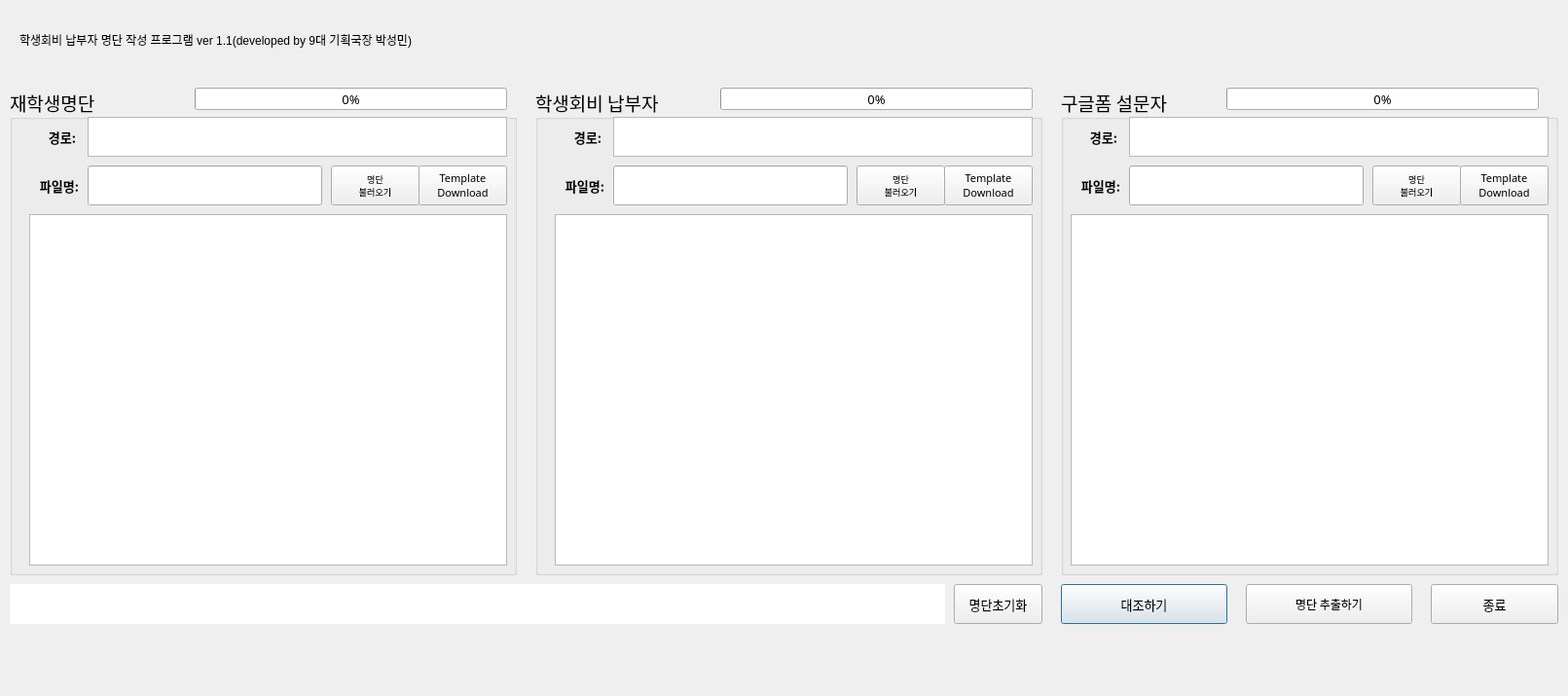
<?xml version="1.0" encoding="UTF-8"?>
<ui version="4.0">
 <class>Dialog</class>
 <widget class="QDialog" name="Dialog">
  <property name="geometry">
   <rect>
    <x>0</x>
    <y>0</y>
    <width>1611</width>
    <height>715</height>
   </rect>
  </property>
  <property name="sizePolicy">
   <sizepolicy hsizetype="Expanding" vsizetype="Expanding">
    <horstretch>0</horstretch>
    <verstretch>0</verstretch>
   </sizepolicy>
  </property>
  <property name="windowTitle">
   <string>학생회비 납부자 명단 작성프로그램 ver 1.0</string>
  </property>
  <property name="windowIcon">
   <iconset>
    <normaloff>:/icon/appIcon.ico</normaloff>:/icon/appIcon.ico</iconset>
  </property>
  <property name="sizeGripEnabled">
   <bool>false</bool>
  </property>
  <property name="modal">
   <bool>false</bool>
  </property>
  <widget class="QPushButton" name="compareList">
   <property name="geometry">
    <rect>
     <x>1090</x>
     <y>600</y>
     <width>171</width>
     <height>41</height>
    </rect>
   </property>
   <property name="sizePolicy">
    <sizepolicy hsizetype="Expanding" vsizetype="Expanding">
     <horstretch>0</horstretch>
     <verstretch>0</verstretch>
    </sizepolicy>
   </property>
   <property name="font">
    <font>
     <family>맑은 고딕</family>
     <pointsize>10</pointsize>
     <weight>50</weight>
     <bold>false</bold>
    </font>
   </property>
   <property name="text">
    <string>대조하기</string>
   </property>
  </widget>
  <widget class="QLabel" name="surveyFilepath">
   <property name="geometry">
    <rect>
     <x>1100</x>
     <y>120</y>
     <width>51</width>
     <height>41</height>
    </rect>
   </property>
   <property name="sizePolicy">
    <sizepolicy hsizetype="Expanding" vsizetype="Expanding">
     <horstretch>0</horstretch>
     <verstretch>0</verstretch>
    </sizepolicy>
   </property>
   <property name="font">
    <font>
     <family>맑은 고딕</family>
     <pointsize>10</pointsize>
     <weight>75</weight>
     <bold>true</bold>
    </font>
   </property>
   <property name="text">
    <string>경로: </string>
   </property>
   <property name="alignment">
    <set>Qt::AlignRight|Qt::AlignTrailing|Qt::AlignVCenter</set>
   </property>
  </widget>
  <widget class="QGroupBox" name="paidGroupBox">
   <property name="geometry">
    <rect>
     <x>550</x>
     <y>90</y>
     <width>521</width>
     <height>501</height>
    </rect>
   </property>
   <property name="sizePolicy">
    <sizepolicy hsizetype="Expanding" vsizetype="Expanding">
     <horstretch>0</horstretch>
     <verstretch>0</verstretch>
    </sizepolicy>
   </property>
   <property name="font">
    <font>
     <family>맑은 고딕</family>
     <pointsize>14</pointsize>
     <weight>50</weight>
     <bold>false</bold>
    </font>
   </property>
   <property name="title">
    <string>학생회비 납부자</string>
   </property>
   <widget class="QTableWidget" name="paidTable">
    <property name="geometry">
     <rect>
      <x>20</x>
      <y>130</y>
      <width>491</width>
      <height>361</height>
     </rect>
    </property>
    <property name="sizePolicy">
     <sizepolicy hsizetype="Expanding" vsizetype="Expanding">
      <horstretch>0</horstretch>
      <verstretch>0</verstretch>
     </sizepolicy>
    </property>
    <property name="font">
     <font>
      <family>맑은 고딕</family>
      <pointsize>12</pointsize>
      <weight>50</weight>
      <bold>false</bold>
     </font>
    </property>
   </widget>
   <widget class="QLabel" name="paidFilepath">
    <property name="geometry">
     <rect>
      <x>10</x>
      <y>30</y>
      <width>61</width>
      <height>41</height>
     </rect>
    </property>
    <property name="sizePolicy">
     <sizepolicy hsizetype="Expanding" vsizetype="Expanding">
      <horstretch>0</horstretch>
      <verstretch>0</verstretch>
     </sizepolicy>
    </property>
    <property name="font">
     <font>
      <family>맑은 고딕</family>
      <pointsize>10</pointsize>
      <weight>75</weight>
      <bold>true</bold>
     </font>
    </property>
    <property name="text">
     <string>경로: </string>
    </property>
    <property name="alignment">
     <set>Qt::AlignRight|Qt::AlignTrailing|Qt::AlignVCenter</set>
    </property>
   </widget>
   <widget class="QPushButton" name="loadpaidList">
    <property name="geometry">
     <rect>
      <x>330</x>
      <y>80</y>
      <width>91</width>
      <height>41</height>
     </rect>
    </property>
    <property name="sizePolicy">
     <sizepolicy hsizetype="Expanding" vsizetype="Expanding">
      <horstretch>0</horstretch>
      <verstretch>0</verstretch>
     </sizepolicy>
    </property>
    <property name="font">
     <font>
      <family>맑은 고딕</family>
      <pointsize>7</pointsize>
      <weight>50</weight>
      <bold>false</bold>
     </font>
    </property>
    <property name="text">
     <string>명단
불러오기</string>
    </property>
   </widget>
   <widget class="QLabel" name="paidFilename">
    <property name="geometry">
     <rect>
      <x>0</x>
      <y>80</y>
      <width>71</width>
      <height>41</height>
     </rect>
    </property>
    <property name="sizePolicy">
     <sizepolicy hsizetype="Expanding" vsizetype="Expanding">
      <horstretch>0</horstretch>
      <verstretch>0</verstretch>
     </sizepolicy>
    </property>
    <property name="font">
     <font>
      <family>맑은 고딕</family>
      <pointsize>10</pointsize>
      <weight>75</weight>
      <bold>true</bold>
     </font>
    </property>
    <property name="text">
     <string>파일명:</string>
    </property>
    <property name="alignment">
     <set>Qt::AlignRight|Qt::AlignTrailing|Qt::AlignVCenter</set>
    </property>
   </widget>
   <widget class="QLineEdit" name="paidfileName">
    <property name="geometry">
     <rect>
      <x>80</x>
      <y>80</y>
      <width>241</width>
      <height>41</height>
     </rect>
    </property>
    <property name="sizePolicy">
     <sizepolicy hsizetype="Expanding" vsizetype="Expanding">
      <horstretch>0</horstretch>
      <verstretch>0</verstretch>
     </sizepolicy>
    </property>
    <property name="font">
     <font>
      <family>맑은 고딕</family>
      <pointsize>10</pointsize>
      <weight>50</weight>
      <bold>false</bold>
     </font>
    </property>
    <property name="autoFillBackground">
     <bool>false</bool>
    </property>
    <property name="text">
     <string/>
    </property>
    <property name="readOnly">
     <bool>true</bool>
    </property>
   </widget>
   <widget class="QPlainTextEdit" name="paidAddress">
    <property name="enabled">
     <bool>true</bool>
    </property>
    <property name="geometry">
     <rect>
      <x>80</x>
      <y>30</y>
      <width>431</width>
      <height>41</height>
     </rect>
    </property>
    <property name="sizePolicy">
     <sizepolicy hsizetype="Expanding" vsizetype="Expanding">
      <horstretch>0</horstretch>
      <verstretch>0</verstretch>
     </sizepolicy>
    </property>
    <property name="font">
     <font>
      <family>맑은 고딕</family>
      <pointsize>10</pointsize>
      <weight>50</weight>
      <bold>false</bold>
     </font>
    </property>
    <property name="readOnly">
     <bool>true</bool>
    </property>
   </widget>
   <widget class="QPushButton" name="paidTemplate">
    <property name="geometry">
     <rect>
      <x>420</x>
      <y>80</y>
      <width>91</width>
      <height>41</height>
     </rect>
    </property>
    <property name="sizePolicy">
     <sizepolicy hsizetype="Expanding" vsizetype="Expanding">
      <horstretch>0</horstretch>
      <verstretch>0</verstretch>
     </sizepolicy>
    </property>
    <property name="font">
     <font>
      <family>맑은 고딕</family>
      <pointsize>8</pointsize>
      <weight>50</weight>
      <bold>false</bold>
     </font>
    </property>
    <property name="toolTip">
     <string/>
    </property>
    <property name="toolTipDuration">
     <number>-1</number>
    </property>
    <property name="text">
     <string>Template
Download</string>
    </property>
   </widget>
   <widget class="QProgressBar" name="paidPBar">
    <property name="geometry">
     <rect>
      <x>190</x>
      <y>0</y>
      <width>321</width>
      <height>23</height>
     </rect>
    </property>
    <property name="sizePolicy">
     <sizepolicy hsizetype="Expanding" vsizetype="Expanding">
      <horstretch>0</horstretch>
      <verstretch>0</verstretch>
     </sizepolicy>
    </property>
    <property name="font">
     <font>
      <family>맑은 고딕</family>
      <pointsize>10</pointsize>
      <weight>50</weight>
      <bold>false</bold>
     </font>
    </property>
    <property name="value">
     <number>0</number>
    </property>
    <property name="format">
     <string>%p%</string>
    </property>
   </widget>
  </widget>
  <widget class="QGroupBox" name="surveyGroupBox">
   <property name="geometry">
    <rect>
     <x>1090</x>
     <y>90</y>
     <width>511</width>
     <height>501</height>
    </rect>
   </property>
   <property name="sizePolicy">
    <sizepolicy hsizetype="Expanding" vsizetype="Expanding">
     <horstretch>0</horstretch>
     <verstretch>0</verstretch>
    </sizepolicy>
   </property>
   <property name="font">
    <font>
     <family>맑은 고딕</family>
     <pointsize>14</pointsize>
     <weight>50</weight>
     <bold>false</bold>
    </font>
   </property>
   <property name="title">
    <string>구글폼 설문자</string>
   </property>
   <widget class="QPushButton" name="loadsurveyList">
    <property name="geometry">
     <rect>
      <x>320</x>
      <y>80</y>
      <width>91</width>
      <height>41</height>
     </rect>
    </property>
    <property name="sizePolicy">
     <sizepolicy hsizetype="Expanding" vsizetype="Expanding">
      <horstretch>0</horstretch>
      <verstretch>0</verstretch>
     </sizepolicy>
    </property>
    <property name="font">
     <font>
      <family>맑은 고딕</family>
      <pointsize>7</pointsize>
      <weight>50</weight>
      <bold>false</bold>
     </font>
    </property>
    <property name="text">
     <string>명단
불러오기</string>
    </property>
   </widget>
   <widget class="QLabel" name="surveyFilename">
    <property name="geometry">
     <rect>
      <x>0</x>
      <y>80</y>
      <width>61</width>
      <height>41</height>
     </rect>
    </property>
    <property name="sizePolicy">
     <sizepolicy hsizetype="Expanding" vsizetype="Expanding">
      <horstretch>0</horstretch>
      <verstretch>0</verstretch>
     </sizepolicy>
    </property>
    <property name="font">
     <font>
      <family>맑은 고딕</family>
      <pointsize>10</pointsize>
      <weight>75</weight>
      <bold>true</bold>
     </font>
    </property>
    <property name="text">
     <string>파일명:</string>
    </property>
    <property name="alignment">
     <set>Qt::AlignRight|Qt::AlignTrailing|Qt::AlignVCenter</set>
    </property>
   </widget>
   <widget class="QTableWidget" name="surveyTable">
    <property name="geometry">
     <rect>
      <x>10</x>
      <y>130</y>
      <width>491</width>
      <height>361</height>
     </rect>
    </property>
    <property name="sizePolicy">
     <sizepolicy hsizetype="Expanding" vsizetype="Expanding">
      <horstretch>0</horstretch>
      <verstretch>0</verstretch>
     </sizepolicy>
    </property>
    <property name="font">
     <font>
      <family>맑은 고딕</family>
      <pointsize>12</pointsize>
      <weight>50</weight>
      <bold>false</bold>
     </font>
    </property>
   </widget>
   <widget class="QLineEdit" name="surveyfileName">
    <property name="geometry">
     <rect>
      <x>70</x>
      <y>80</y>
      <width>241</width>
      <height>41</height>
     </rect>
    </property>
    <property name="sizePolicy">
     <sizepolicy hsizetype="Expanding" vsizetype="Expanding">
      <horstretch>0</horstretch>
      <verstretch>0</verstretch>
     </sizepolicy>
    </property>
    <property name="font">
     <font>
      <family>맑은 고딕</family>
      <pointsize>10</pointsize>
      <weight>50</weight>
      <bold>false</bold>
     </font>
    </property>
    <property name="readOnly">
     <bool>true</bool>
    </property>
   </widget>
   <widget class="QPlainTextEdit" name="surveyAddress">
    <property name="enabled">
     <bool>true</bool>
    </property>
    <property name="geometry">
     <rect>
      <x>70</x>
      <y>30</y>
      <width>431</width>
      <height>41</height>
     </rect>
    </property>
    <property name="sizePolicy">
     <sizepolicy hsizetype="Expanding" vsizetype="Expanding">
      <horstretch>0</horstretch>
      <verstretch>0</verstretch>
     </sizepolicy>
    </property>
    <property name="font">
     <font>
      <family>맑은 고딕</family>
      <pointsize>10</pointsize>
      <weight>50</weight>
      <bold>false</bold>
     </font>
    </property>
    <property name="readOnly">
     <bool>true</bool>
    </property>
   </widget>
   <widget class="QPushButton" name="surveyTemplate">
    <property name="geometry">
     <rect>
      <x>410</x>
      <y>80</y>
      <width>91</width>
      <height>41</height>
     </rect>
    </property>
    <property name="sizePolicy">
     <sizepolicy hsizetype="Expanding" vsizetype="Expanding">
      <horstretch>0</horstretch>
      <verstretch>0</verstretch>
     </sizepolicy>
    </property>
    <property name="font">
     <font>
      <family>맑은 고딕</family>
      <pointsize>8</pointsize>
      <weight>50</weight>
      <bold>false</bold>
     </font>
    </property>
    <property name="text">
     <string>Template
Download</string>
    </property>
   </widget>
   <widget class="QProgressBar" name="surveyPBar">
    <property name="geometry">
     <rect>
      <x>170</x>
      <y>0</y>
      <width>321</width>
      <height>23</height>
     </rect>
    </property>
    <property name="sizePolicy">
     <sizepolicy hsizetype="Expanding" vsizetype="Expanding">
      <horstretch>0</horstretch>
      <verstretch>0</verstretch>
     </sizepolicy>
    </property>
    <property name="font">
     <font>
      <family>맑은 고딕</family>
      <pointsize>10</pointsize>
      <weight>50</weight>
      <bold>false</bold>
     </font>
    </property>
    <property name="value">
     <number>0</number>
    </property>
    <property name="format">
     <string>%p%</string>
    </property>
   </widget>
  </widget>
  <widget class="QPushButton" name="programExit">
   <property name="geometry">
    <rect>
     <x>1470</x>
     <y>600</y>
     <width>131</width>
     <height>41</height>
    </rect>
   </property>
   <property name="sizePolicy">
    <sizepolicy hsizetype="Expanding" vsizetype="Expanding">
     <horstretch>0</horstretch>
     <verstretch>0</verstretch>
    </sizepolicy>
   </property>
   <property name="font">
    <font>
     <family>맑은 고딕</family>
     <pointsize>10</pointsize>
     <weight>50</weight>
     <bold>false</bold>
    </font>
   </property>
   <property name="text">
    <string>종료</string>
   </property>
  </widget>
  <widget class="QSplitter" name="splitter">
   <property name="geometry">
    <rect>
     <x>0</x>
     <y>70</y>
     <width>0</width>
     <height>0</height>
    </rect>
   </property>
   <property name="sizePolicy">
    <sizepolicy hsizetype="Expanding" vsizetype="Expanding">
     <horstretch>0</horstretch>
     <verstretch>0</verstretch>
    </sizepolicy>
   </property>
   <property name="font">
    <font>
     <family>맑은 고딕</family>
     <weight>50</weight>
     <bold>false</bold>
    </font>
   </property>
   <property name="orientation">
    <enum>Qt::Horizontal</enum>
   </property>
  </widget>
  <widget class="QPushButton" name="printList">
   <property name="geometry">
    <rect>
     <x>1280</x>
     <y>600</y>
     <width>171</width>
     <height>41</height>
    </rect>
   </property>
   <property name="sizePolicy">
    <sizepolicy hsizetype="Expanding" vsizetype="Expanding">
     <horstretch>0</horstretch>
     <verstretch>0</verstretch>
    </sizepolicy>
   </property>
   <property name="font">
    <font>
     <family>맑은 고딕</family>
     <pointsize>9</pointsize>
     <weight>50</weight>
     <bold>false</bold>
    </font>
   </property>
   <property name="text">
    <string>명단 추출하기</string>
   </property>
  </widget>
  <widget class="QPlainTextEdit" name="txtOutputFileName">
   <property name="geometry">
    <rect>
     <x>10</x>
     <y>600</y>
     <width>961</width>
     <height>41</height>
    </rect>
   </property>
   <property name="sizePolicy">
    <sizepolicy hsizetype="Expanding" vsizetype="Expanding">
     <horstretch>0</horstretch>
     <verstretch>0</verstretch>
    </sizepolicy>
   </property>
   <property name="font">
    <font>
     <family>맑은 고딕</family>
     <pointsize>10</pointsize>
     <weight>50</weight>
     <bold>false</bold>
    </font>
   </property>
   <property name="frameShape">
    <enum>QFrame::NoFrame</enum>
   </property>
   <property name="frameShadow">
    <enum>QFrame::Plain</enum>
   </property>
   <property name="lineWidth">
    <number>0</number>
   </property>
   <property name="lineWrapMode">
    <enum>QPlainTextEdit::WidgetWidth</enum>
   </property>
   <property name="readOnly">
    <bool>true</bool>
   </property>
   <property name="plainText">
    <string/>
   </property>
   <property name="placeholderText">
    <string>추출경로</string>
   </property>
  </widget>
  <widget class="QPushButton" name="resetList">
   <property name="geometry">
    <rect>
     <x>980</x>
     <y>600</y>
     <width>91</width>
     <height>41</height>
    </rect>
   </property>
   <property name="sizePolicy">
    <sizepolicy hsizetype="Expanding" vsizetype="Expanding">
     <horstretch>0</horstretch>
     <verstretch>0</verstretch>
    </sizepolicy>
   </property>
   <property name="font">
    <font>
     <family>맑은 고딕</family>
     <pointsize>10</pointsize>
     <weight>50</weight>
     <bold>false</bold>
    </font>
   </property>
   <property name="text">
    <string>명단초기화</string>
   </property>
  </widget>
  <widget class="QGroupBox" name="studentGroupBox">
   <property name="geometry">
    <rect>
     <x>10</x>
     <y>90</y>
     <width>521</width>
     <height>501</height>
    </rect>
   </property>
   <property name="sizePolicy">
    <sizepolicy hsizetype="Expanding" vsizetype="Expanding">
     <horstretch>0</horstretch>
     <verstretch>0</verstretch>
    </sizepolicy>
   </property>
   <property name="font">
    <font>
     <family>맑은 고딕</family>
     <pointsize>14</pointsize>
     <weight>50</weight>
     <bold>false</bold>
    </font>
   </property>
   <property name="title">
    <string>재학생명단</string>
   </property>
   <widget class="QTableWidget" name="studentTable">
    <property name="geometry">
     <rect>
      <x>20</x>
      <y>130</y>
      <width>491</width>
      <height>361</height>
     </rect>
    </property>
    <property name="sizePolicy">
     <sizepolicy hsizetype="Expanding" vsizetype="Expanding">
      <horstretch>0</horstretch>
      <verstretch>0</verstretch>
     </sizepolicy>
    </property>
    <property name="font">
     <font>
      <family>맑은 고딕</family>
      <pointsize>12</pointsize>
      <weight>50</weight>
      <bold>false</bold>
     </font>
    </property>
   </widget>
   <widget class="QLabel" name="studentFilepath">
    <property name="geometry">
     <rect>
      <x>10</x>
      <y>30</y>
      <width>61</width>
      <height>41</height>
     </rect>
    </property>
    <property name="sizePolicy">
     <sizepolicy hsizetype="Expanding" vsizetype="Expanding">
      <horstretch>0</horstretch>
      <verstretch>0</verstretch>
     </sizepolicy>
    </property>
    <property name="font">
     <font>
      <family>맑은 고딕</family>
      <pointsize>10</pointsize>
      <weight>75</weight>
      <bold>true</bold>
     </font>
    </property>
    <property name="text">
     <string>경로: </string>
    </property>
    <property name="alignment">
     <set>Qt::AlignRight|Qt::AlignTrailing|Qt::AlignVCenter</set>
    </property>
   </widget>
   <widget class="QPushButton" name="loadstudentList">
    <property name="geometry">
     <rect>
      <x>330</x>
      <y>80</y>
      <width>91</width>
      <height>41</height>
     </rect>
    </property>
    <property name="sizePolicy">
     <sizepolicy hsizetype="Expanding" vsizetype="Expanding">
      <horstretch>0</horstretch>
      <verstretch>0</verstretch>
     </sizepolicy>
    </property>
    <property name="font">
     <font>
      <family>맑은 고딕</family>
      <pointsize>7</pointsize>
      <weight>50</weight>
      <bold>false</bold>
     </font>
    </property>
    <property name="text">
     <string>명단
불러오기</string>
    </property>
   </widget>
   <widget class="QLabel" name="studentFilename">
    <property name="geometry">
     <rect>
      <x>0</x>
      <y>80</y>
      <width>71</width>
      <height>41</height>
     </rect>
    </property>
    <property name="sizePolicy">
     <sizepolicy hsizetype="Expanding" vsizetype="Expanding">
      <horstretch>0</horstretch>
      <verstretch>0</verstretch>
     </sizepolicy>
    </property>
    <property name="font">
     <font>
      <family>맑은 고딕</family>
      <pointsize>10</pointsize>
      <weight>75</weight>
      <bold>true</bold>
     </font>
    </property>
    <property name="text">
     <string>파일명:</string>
    </property>
    <property name="alignment">
     <set>Qt::AlignRight|Qt::AlignTrailing|Qt::AlignVCenter</set>
    </property>
   </widget>
   <widget class="QLineEdit" name="studentfileName">
    <property name="geometry">
     <rect>
      <x>80</x>
      <y>80</y>
      <width>241</width>
      <height>41</height>
     </rect>
    </property>
    <property name="sizePolicy">
     <sizepolicy hsizetype="Expanding" vsizetype="Expanding">
      <horstretch>0</horstretch>
      <verstretch>0</verstretch>
     </sizepolicy>
    </property>
    <property name="font">
     <font>
      <family>맑은 고딕</family>
      <pointsize>10</pointsize>
      <weight>50</weight>
      <bold>false</bold>
     </font>
    </property>
    <property name="autoFillBackground">
     <bool>false</bool>
    </property>
    <property name="text">
     <string/>
    </property>
    <property name="readOnly">
     <bool>true</bool>
    </property>
   </widget>
   <widget class="QPlainTextEdit" name="studentAddress">
    <property name="enabled">
     <bool>true</bool>
    </property>
    <property name="geometry">
     <rect>
      <x>80</x>
      <y>30</y>
      <width>431</width>
      <height>41</height>
     </rect>
    </property>
    <property name="sizePolicy">
     <sizepolicy hsizetype="Expanding" vsizetype="Expanding">
      <horstretch>0</horstretch>
      <verstretch>0</verstretch>
     </sizepolicy>
    </property>
    <property name="font">
     <font>
      <family>맑은 고딕</family>
      <pointsize>10</pointsize>
      <weight>50</weight>
      <bold>false</bold>
     </font>
    </property>
    <property name="readOnly">
     <bool>true</bool>
    </property>
   </widget>
   <widget class="QPushButton" name="studentTemplate">
    <property name="geometry">
     <rect>
      <x>420</x>
      <y>80</y>
      <width>91</width>
      <height>41</height>
     </rect>
    </property>
    <property name="sizePolicy">
     <sizepolicy hsizetype="Expanding" vsizetype="Expanding">
      <horstretch>0</horstretch>
      <verstretch>0</verstretch>
     </sizepolicy>
    </property>
    <property name="font">
     <font>
      <family>맑은 고딕</family>
      <pointsize>8</pointsize>
      <weight>50</weight>
      <bold>false</bold>
     </font>
    </property>
    <property name="toolTip">
     <string/>
    </property>
    <property name="toolTipDuration">
     <number>-1</number>
    </property>
    <property name="text">
     <string>Template
Download</string>
    </property>
   </widget>
   <widget class="QProgressBar" name="studentPBar">
    <property name="geometry">
     <rect>
      <x>190</x>
      <y>0</y>
      <width>321</width>
      <height>23</height>
     </rect>
    </property>
    <property name="sizePolicy">
     <sizepolicy hsizetype="Expanding" vsizetype="Expanding">
      <horstretch>0</horstretch>
      <verstretch>0</verstretch>
     </sizepolicy>
    </property>
    <property name="font">
     <font>
      <family>맑은 고딕</family>
      <pointsize>10</pointsize>
      <weight>50</weight>
      <bold>false</bold>
     </font>
    </property>
    <property name="value">
     <number>0</number>
    </property>
    <property name="format">
     <string>%p%</string>
    </property>
   </widget>
  </widget>
  <widget class="QLabel" name="label">
   <property name="geometry">
    <rect>
     <x>20</x>
     <y>20</y>
     <width>1231</width>
     <height>41</height>
    </rect>
   </property>
   <property name="text">
    <string>학생회비 납부자 명단 작성 프로그램 ver 1.1(developed by 9대 기획국장 박성민)</string>
   </property>
  </widget>
  <zorder>splitter</zorder>
  <zorder>surveyGroupBox</zorder>
  <zorder>paidGroupBox</zorder>
  <zorder>compareList</zorder>
  <zorder>surveyFilepath</zorder>
  <zorder>programExit</zorder>
  <zorder>printList</zorder>
  <zorder>txtOutputFileName</zorder>
  <zorder>resetList</zorder>
  <zorder>studentGroupBox</zorder>
  <zorder>label</zorder>
 </widget>
 <resources>
  <include location="newResource.qrc"/>
 </resources>
 <connections/>
</ui>
